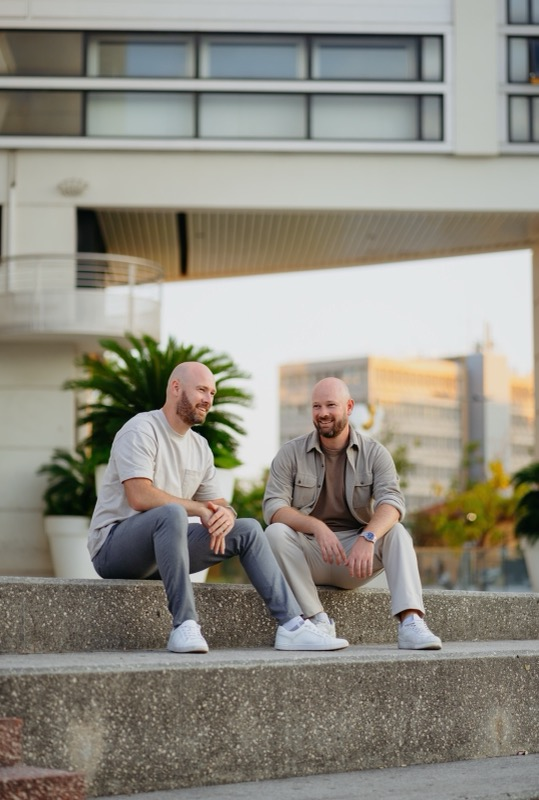
#> input picture drafts/cover-style-test/img/jeremy-1.jpg, 539 x 800 px
$ python cartoonize.py
#> lines starting #> are read from the running program, lines starting #| are printed output that depends on the picture; after the words box and inside, x2 and y2 are one past the last pixel; in counts of white or black regions, pixels touching at a corner belong together
"""
Cartoonize photos for Pop Mart × Fiesta covers.
Generates 3 styles per photo so we can compare.
"""
import cv2
import numpy as np
from pathlib import Path

SRC_DIR = Path(__file__).parent / "img"
OUT_DIR = Path(__file__).parent / "img" / "cartoon"
OUT_DIR.mkdir(exist_ok=True)

PHOTOS = ["jeremy-1.jpg", "jeremy-2.jpg", "kev-jer.jpg", "kev-jer-2.jpg", "jer-jean.jpg"]


def style_smooth(img):
    """Bilateral filter répété + edge detect doux. Look "anime soft"."""
    color = img.copy()
    for _ in range(7):
        color = cv2.bilateralFilter(color, d=9, sigmaColor=75, sigmaSpace=75)
    gray = cv2.cvtColor(img, cv2.COLOR_BGR2GRAY)
    gray = cv2.medianBlur(gray, 7)
    edges = cv2.adaptiveThreshold(
        gray, 255, cv2.ADAPTIVE_THRESH_MEAN_C, cv2.THRESH_BINARY, 9, 2
    )
    edges_color = cv2.cvtColor(edges, cv2.COLOR_GRAY2BGR)
    return cv2.bitwise_and(color, edges_color)


def style_bold(img):
    """Posterize fort + edges noires épaisses. Look "comic 80s"."""
    h, w = img.shape[:2]
    # Down-up pour smooth
    small = cv2.pyrDown(img)
    small = cv2.pyrDown(small)
    for _ in range(10):
        small = cv2.bilateralFilter(small, d=9, sigmaColor=80, sigmaSpace=80)
    color = cv2.pyrUp(small)
    color = cv2.pyrUp(color)
    color = cv2.resize(color, (w, h))
    # Quantize couleurs (k-means 8 clusters)
    Z = color.reshape((-1, 3)).astype(np.float32)
    K = 8
    criteria = (cv2.TERM_CRITERIA_EPS + cv2.TERM_CRITERIA_MAX_ITER, 20, 1.0)
    _, labels, centers = cv2.kmeans(Z, K, None, criteria, 5, cv2.KMEANS_PP_CENTERS)
    quant = centers[labels.flatten()].astype(np.uint8).reshape(color.shape)
    # Edges noires épaisses
    gray = cv2.cvtColor(img, cv2.COLOR_BGR2GRAY)
    gray = cv2.medianBlur(gray, 5)
    edges = cv2.adaptiveThreshold(
        gray, 255, cv2.ADAPTIVE_THRESH_MEAN_C, cv2.THRESH_BINARY, 11, 5
    )
    # Épaissir les edges
    kernel = np.ones((2, 2), np.uint8)
    edges = cv2.erode(edges, kernel, iterations=1)
    edges_color = cv2.cvtColor(edges, cv2.COLOR_GRAY2BGR)
    return cv2.bitwise_and(quant, edges_color)


def style_popmart(img):
    """Posterize 4 tons + saturation boost + edges noires épaisses. Look "Pop Mart toy box"."""
    h, w = img.shape[:2]
    # Smoothing fort
    small = cv2.pyrDown(img)
    for _ in range(8):
        small = cv2.bilateralFilter(small, d=11, sigmaColor=100, sigmaSpace=100)
    color = cv2.pyrUp(small)
    color = cv2.resize(color, (w, h))
    # Quantize très agressif (4 clusters seulement)
    Z = color.reshape((-1, 3)).astype(np.float32)
    K = 5
    criteria = (cv2.TERM_CRITERIA_EPS + cv2.TERM_CRITERIA_MAX_ITER, 25, 0.5)
    _, labels, centers = cv2.kmeans(Z, K, None, criteria, 8, cv2.KMEANS_PP_CENTERS)
    quant = centers[labels.flatten()].astype(np.uint8).reshape(color.shape)
    # Boost saturation HSV
    hsv = cv2.cvtColor(quant, cv2.COLOR_BGR2HSV).astype(np.float32)
    hsv[..., 1] = np.clip(hsv[..., 1] * 1.5, 0, 255)
    hsv[..., 2] = np.clip(hsv[..., 2] * 1.05, 0, 255)
    quant = cv2.cvtColor(hsv.astype(np.uint8), cv2.COLOR_HSV2BGR)
    # Edges très épaisses noires
    gray = cv2.cvtColor(img, cv2.COLOR_BGR2GRAY)
    gray = cv2.medianBlur(gray, 7)
    edges = cv2.adaptiveThreshold(
        gray, 255, cv2.ADAPTIVE_THRESH_MEAN_C, cv2.THRESH_BINARY, 11, 4
    )
    kernel = np.ones((3, 3), np.uint8)
    edges = cv2.erode(edges, kernel, iterations=1)
    edges_color = cv2.cvtColor(edges, cv2.COLOR_GRAY2BGR)
    return cv2.bitwise_and(quant, edges_color)


def main():
    for fname in PHOTOS:
        src = SRC_DIR / fname
        if not src.exists():
            print(f"skip {fname} (not found)")
            continue
        img = cv2.imread(str(src))
#> img is the input picture: shape (800, 539, 3); mean B, G, R 130, 140.3, 143.7
        if img is None:
            print(f"skip {fname} (read failed)")
            continue
        # Resize pour rapidité
        h, w = img.shape[:2]
#> h = 800; w = 539
        if max(h, w) > 800:
            scale = 800 / max(h, w)
            img = cv2.resize(img, (int(w * scale), int(h * scale)))
        stem = src.stem
        for name, fn in [
            ("smooth", style_smooth),
            ("bold", style_bold),
            ("popmart", style_popmart),
        ]:
            out = OUT_DIR / f"{stem}-{name}.jpg"
            result = fn(img)
            cv2.imwrite(str(out), result, [cv2.IMWRITE_JPEG_QUALITY, 88])
            print(f"  {out.name}")
#> this loop made 3 passes
#> pass 1, in style_smooth, `gray = cv2.cvtColor(img, cv2.COLOR_BGR2GRAY)`:
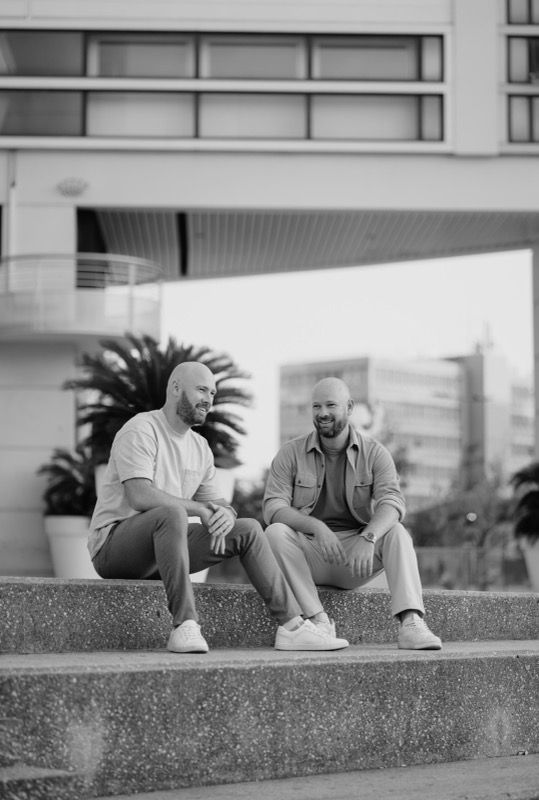
#> gray: shape (800, 539); min 0, max 235, mean 140.1
#> pass 1, in style_smooth, `edges = cv2.adaptiveThreshold( gray, 255, cv2.ADAPTIVE_THRESH_MEAN_C, ..`:
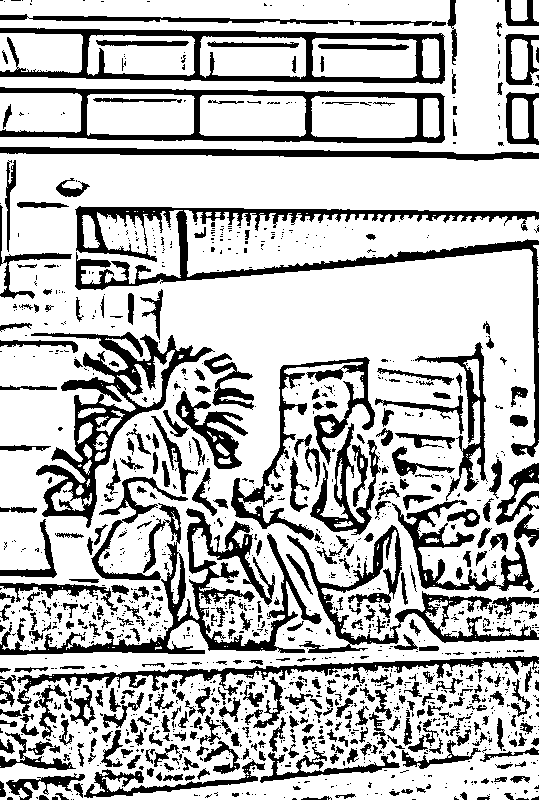
#> edges: shape (800, 539); 73.8% white; 1401 black regions (998 under 20 px), largest, box (x1, y1, x2, y2) and area: (75, 206, 539, 457) 10201, (0, 503, 322, 655) 8473, (31, 332, 215, 528) 7352
        print(f"done {fname}")
#> pass 2 of the loop in main, `for fname in PHOTOS:`:
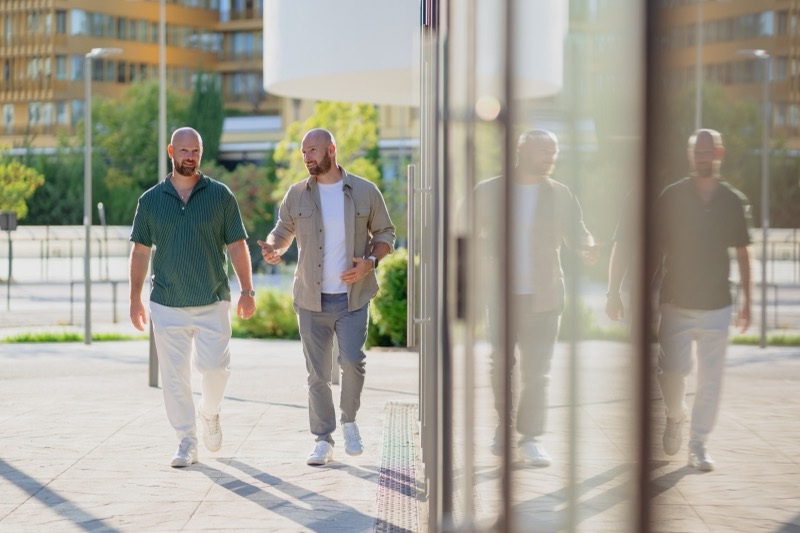
#> input picture drafts/cover-style-test/img/jeremy-2.jpg, 800 x 533 px
#> in main, img is the input picture: shape (533, 800, 3); mean B, G, R 149, 161.5, 164.6
#> the loop in main, `for name, fn in [ ("smooth", style_smooth), ("bold", style_bold), ("po..` made 3 passes
#> pass 1, in style_smooth (call 2), `gray = cv2.cvtColor(img, cv2.COLOR_BGR2GRAY)`:
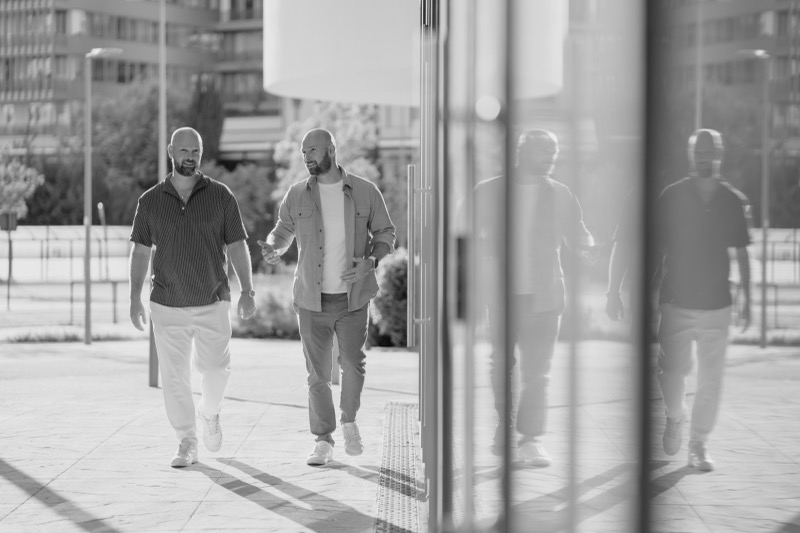
#> gray: shape (533, 800); min 9, max 243, mean 161
#> pass 1, in style_smooth (call 2), `edges = cv2.adaptiveThreshold( gray, 255, cv2.ADAPTIVE_THRESH_MEAN_C, ..`:
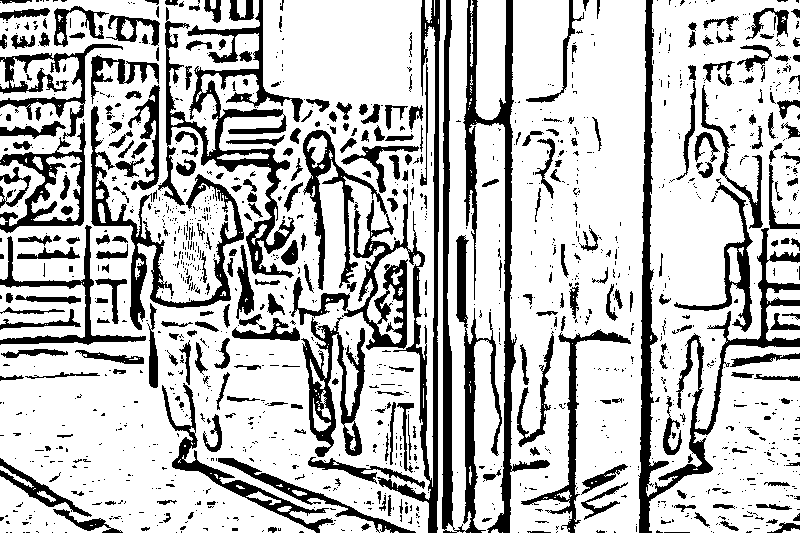
#> edges: shape (533, 800); 75.3% white; 1378 black regions (1066 under 20 px), largest, box (x1, y1, x2, y2) and area: (303, 0, 440, 533) 10843, (638, 0, 800, 533) 8745, (158, 0, 303, 278) 7795
#> pass 3 of the loop in main, `for fname in PHOTOS:`:
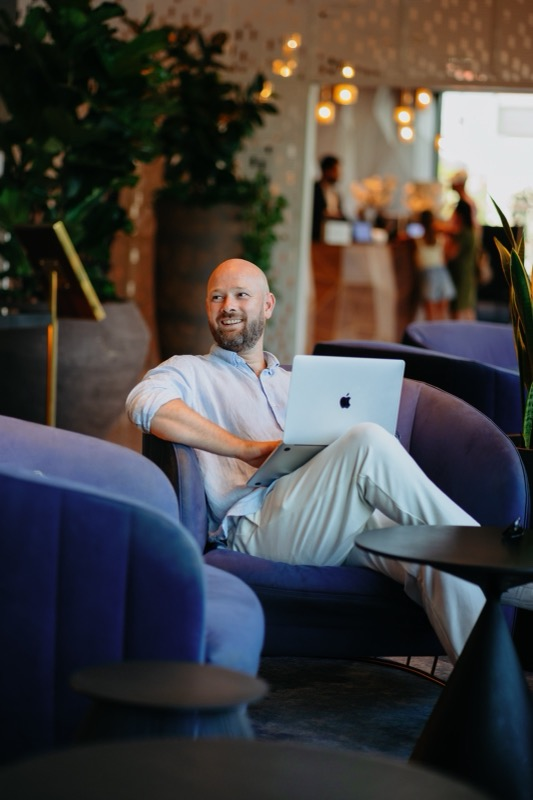
#> input picture drafts/cover-style-test/img/kev-jer.jpg, 533 x 800 px
#> in main, img is the input picture: shape (800, 533, 3); mean B, G, R 67.2, 67.6, 70.3
#> the loop in main, `for name, fn in [ ("smooth", style_smooth), ("bold", style_bold), ("po..` made 3 passes
#> pass 1, in style_smooth (call 3), `gray = cv2.cvtColor(img, cv2.COLOR_BGR2GRAY)`:
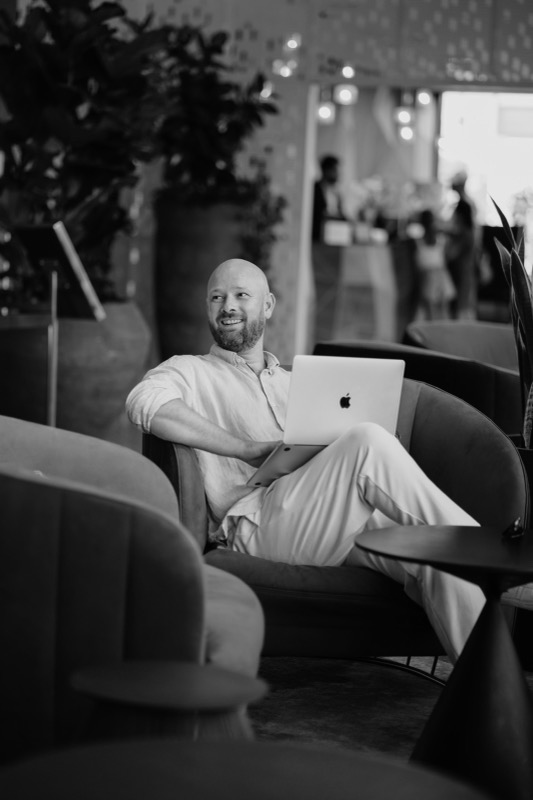
#> gray: shape (800, 533); min 0, max 237, mean 68.4
#> pass 1, in style_smooth (call 3), `edges = cv2.adaptiveThreshold( gray, 255, cv2.ADAPTIVE_THRESH_MEAN_C, ..`:
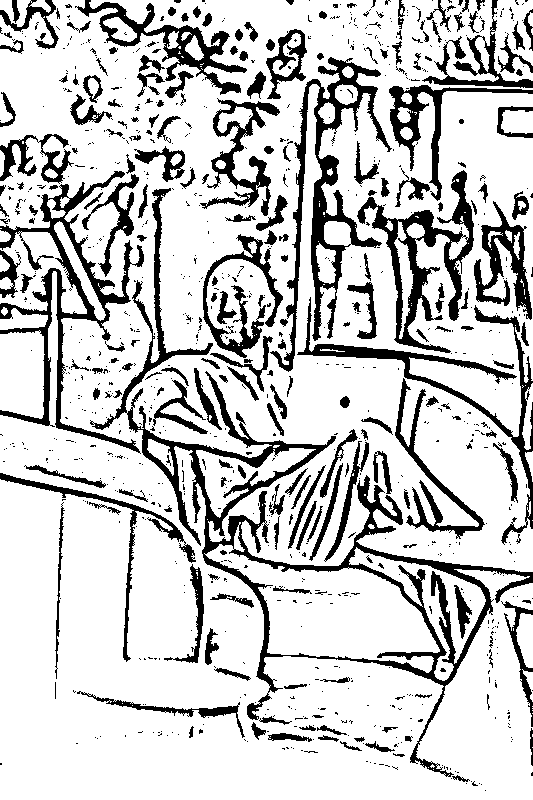
#> edges: shape (800, 533); 79.3% white; 957 black regions (731 under 20 px), largest, box (x1, y1, x2, y2) and area: (90, 188, 533, 777) 16105, (270, 57, 392, 372) 6901, (0, 171, 144, 454) 6701
#> the loop made 5 passes; the first 3 are shown


if __name__ == "__main__":
    main()
